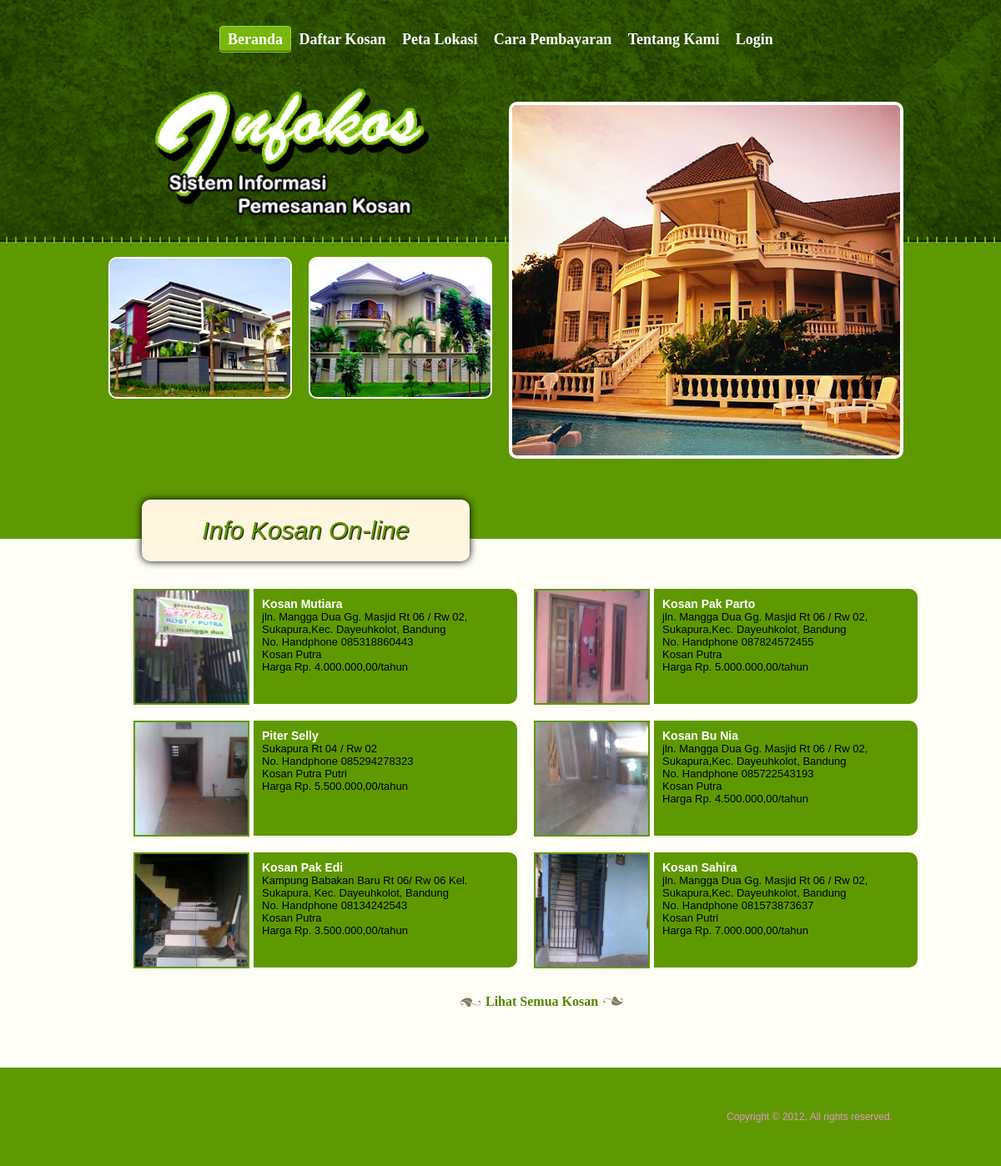
The page / on the database its author committed.
### tables this page shows
CREATE TABLE IF NOT EXISTS `kost` (
  `id` int(11) NOT NULL AUTO_INCREMENT,
  `nama` varchar(100) NOT NULL,
  `alamat` text NOT NULL,
  `pemilik_id` varchar(100) NOT NULL,
  `keterangan` text NOT NULL,
  `aktif` tinyint(1) NOT NULL DEFAULT '1',
  PRIMARY KEY (`id`)
);

### pages/home.php (the view, shortened to what this page needs)
<div class="featured">
    <div>
        <ul>
            <li><img src="images/home-1.jpg" alt=""/></li>
            <li><img src="images/home-2.jpg" alt=""/></li>
        </ul>
        <div class="section">
            <div>
                <img src="images/home-465x420.jpg" alt=""/>
            </div>
        </div>
    </div>
</div>
<div class="home">
    <span class="heading"><a>Info Kosan On-line</a></span>
    <div>
        <ul class="home-list">
            <?php
            $gambar_kost = mysql_query("
                    SELECT kost.*,
                        pemilik.no_hp,
                        (SELECT lokasi
                        FROM gambar_kost
                        WHERE gambar_kost.kost_id = kost.id
                        AND type = 'cover' LIMIT 1) AS lokasi,
                        (SELECT harga_kamar.harga
                            FROM harga_kamar
                                LEFT JOIN kamar
                                    ON kamar.id = harga_kamar.kamar_id
                                LEFT JOIN periode
                                    ON periode.id = harga_kamar.periode_id
                            WHERE kamar.kost_id = kost.id
                                AND periode.aktif = 1
                            ORDER BY type DESC
                            LIMIT 1) AS harga_max,
                        (SELECT harga_kamar.type
                            FROM harga_kamar
                                LEFT JOIN kamar
                                    ON kamar.id = harga_kamar.kamar_id
                                LEFT JOIN periode
                                    ON periode.id = harga_kamar.periode_id
                            WHERE kamar.kost_id = kost.id
                                AND periode.aktif = 1
                            ORDER BY type DESC
                            LIMIT 1) AS type_sewa,
                        (SELECT COUNT(jenis)
                            FROM kamar
                            WHERE kamar.kost_id = kost.id
                                AND kamar.jenis = 'P') AS putri,
                        (SELECT COUNT(jenis)
                            FROM kamar
                            WHERE kamar.kost_id = kost.id
                                AND kamar.jenis = 'L') AS putra
                    FROM kost
                        LEFT JOIN pemilik
                            ON pemilik.id = kost.pemilik_id
                    WHERE kost.aktif = 1
                    ORDER BY RAND()
                    LIMIT 6");
            while ($r = mysql_fetch_array($gambar_kost)) {
                ?>
                <li>
                        <img src="
                        <?php
                        if (!empty($r['lokasi'])) {
                            echo 'images/small_' . $r['lokasi'];
                        } else {
                            echo 'images/na-135x135.jpg';
                        }
                        ?>
                             " alt="<?php echo $r['nama'] ?>"/>
                    <a href="?pages=detail_kost&id=<?php echo $r['id'] ?>">
                        <span>
                            <b><?php echo $r['nama'] ?></b><br/>
                            <?php echo $r['alamat'] ?><br/>
                            No. Handphone <?php echo $r['no_hp'] ?><br/>
                            <?php
                            if ($r['putra'] > 0 || $r['putri'] > 0) {
                                echo 'Kosan';
                                if ($r['putra'] > 0)
                                    echo ' Putra';
                                if ($r['putri'] > 0)
                                    echo ' Putri';
                            }
                            if (!empty($r['harga_max']))
                                echo '<br/>Harga Rp. ' . number_format($r['harga_max'], 2, ',', '.') . '/' . $r['type_sewa']
                            ?>
                        </span>
                    </a>
                </li>
                <?php
            }
            ?>
        </ul>
        <h4><a href="?pages=kost">Lihat Semua Kosan</a></h4>
    </div>
</div>

### index.php (shortened to what this page needs)
<?php
if (isset($_SESSION['member'])) {
    $aktif = true;
} else {
    $aktif = false;
}
?>
<!DOCTYPE html>
<html>
    <head>
        <link rel="stylesheet" type="text/css" href="css/style.css" media="all" />
        <link type="text/css" href="css/ui-lightness/jquery-ui-1.8.21.custom.css" rel="stylesheet" />
    </head>
    <body <?php
        if ($_GET['pages'] == 'maps') {
            echo 'onload="initMap()"';
        }
        ?>>
        <div id="header">
            <ul>
                <li <?php if ($_GET['pages'] == 'home' || empty($_GET['pages'])) echo 'class="selected"' ?>><a href="?pages=home">Beranda</a></li>
                <li <?php if ($_GET['pages'] == 'kost') echo 'class="selected"' ?>><a href="?pages=kost">Daftar Kosan</a></li>
                <li <?php if ($_GET['pages'] == 'maps') echo 'class="selected"' ?>><a href="?pages=maps">Peta Lokasi</a></li>
                <li <?php if ($_GET['pages'] == 'payment') echo 'class="selected"' ?>><a href="?pages=payment">Cara Pembayaran</a></li>
                <li <?php if ($_GET['pages'] == 'about') echo 'class="selected"' ?>><a href="?pages=about">Tentang Kami</a></li>
<?php if ($aktif) { ?>
                    <li <?php if ($_GET['pages'] == 'profile') echo 'class="selected"' ?>><a href="?pages=profile">Profil User</a></li>
                    <li><a href="action/logout.php">Logout</a></li>
                <?php } else { ?>
                    <li><a href="?pages=login">Login</a></li>
<?php } ?>
            </ul>
            <div class="logo">
                <a href="index.php"><img src="images/logo.png" alt="" /></a>
            </div>
        </div>
        <div id="body">
            <?php
            if (!empty($_GET['pages'])) {
                require_once 'pages/' . $_GET['pages'] . '.php';
            } else {
                require_once 'pages/home.php';
            }
            ?>
        </div>
        <div id="footer">
            <div>
                <p>Copyright &copy; 2012. All rights reserved.</p>
            </div>
        </div>
    </body>
</html>

### css/style.css (style rules this page uses)
body { background: #5E9901; font-family: Arial, Helvetica, sans-serif; margin: 0; padding: 0; font-size: 12px; }
#header { background:#5E9901 url(../images/bg-header.jpg) repeat-x center top; margin: 0; padding: 0; overflow: hidden; min-width: 960px; }
#header ul { margin: 0 auto; overflow: hidden; padding: 31px 0 34px 0; text-align: center; min-width: 960px; }
#header ul li { display: inline-block; list-style: none; margin: 0 3px; padding: 0; }
#header ul li a { color: #fff; display: block; font-family: Times New Roman; font-size: 18px; font-weight: bold; height: 32px; line-height: 32px; margin: 0; padding: 0 10px 0 0; text-decoration: none; text-transform: capitalize; }
#header ul li.selected, #header ul li.selected a { background: url(../images/menu.gif) no-repeat top left; }
#header ul li.selected { background-position: 0 0; padding: 0 0 0 10px; }
#header ul li.selected a { background-position: right -34px; }
#header div { margin: 0 auto; padding: 0 0 35px 10px; width: 960px; }
#header div.logo a img { border: 0; margin-left: 60px; width: 330px; }
#body { background: #fefef6; margin: 0; padding: 0; min-width: 960px; }
#body div.featured { background: #5E9901; height: 338px; margin: 0; padding: 0; }
#body div.featured div { margin: 0 auto; padding: 0 10px; width: 940px; }
#body div.featured div ul { margin: 0; overflow: hidden; padding: 0; width: 480px; }
#body div.featured div ul li { float: left; list-style: none; margin: 0 20px 0 0; padding: 0; width: 220px; }
#body div.featured div ul li img { border: 2px solid #e07cb3; margin: 0; padding: 0; border: 2px solid #FFF; width: 216px; height:166px; border-radius: 10px; }
#body div.featured div div.section { position: relative; }
#body div.featured div div.section div { left: 470px; position: absolute; top: -359px; width: 470px; }
#body div.featured div div.section div img { border: 4px solid #FFF; width: 465px; height:420px; border-radius: 10px; margin: 0; }
#body .home span.heading { display: block; margin: 0; padding: 0; position: relative; background-color: #FFF; }
#body .home span.heading a { display: block; left: 50px; position: absolute; top: -47px; z-index: 3; background-color: #fff6e0; border-radius: 10px; width: 373px; padding: 20px 10px; text-align: center; font-size: 30px; font-family: arial; text-shadow: 1px 1px 1px #000; color: #5E9901; font-style:italic; box-shadow: 0 0 10px #000; }
#body .home div h4 { background: url(../images/icons.gif) no-repeat left -62px; float: left; margin: 0 0 0 45%; padding: 0 0 0 30px; }
#body .home div h4 a { background: url(../images/icons.gif) no-repeat right -86px; color: #538701; display: block; height: 16px; font-family: Times New Roman; font-size: 16px; margin: 0; padding: 0 30px 0 0; text-decoration: none; text-transform: capitalize; }
#footer { background: #5E9901; margin: 0; padding: 40px 0; }
#footer div { margin: 0 auto; overflow: hidden; padding: 0; width: 940px; }
#footer div p { color: #e794c6; float: right; font-size: 12px; }
#body .home { margin: 0 auto; padding: 0 0 72px; width: 960px; }
ul.home-list { width: 100%; float: left; margin-top: 60px; }
ul.home-list li { width: 460px; float: left; list-style: none; margin-bottom: 20px; background: #5E9901; margin-right: 20px; border-radius: 10px; }
ul.home-list li a { text-decoration: none; height: 100%; display: block; width: 316px; float: right; min-height: 138px; border-left: #FFF solid 5px; }
ul.home-list li img { float: left; width: 135px; height: 135px; border: #5E9901 solid 2px; position: absolute; }
ul.home-list li a span { display: block; padding: 10px; color: #000; font-size: 13px; }
ul.home-list li a span b { color: #FFF; font-weight: bold; text-transform: capitalize; font-size: 14px; }

### rows shown on the page
kost: shows a picture, nama "Kosan Mutiara", alamat "jln. Mangga Dua Gg. Masjid Rt 06 / Rw 02, Sukapura,Kec. Dayeuhkolot, Bandung", no_hp "085318860443", shows "Putra", harga_max "4.000.000,00", type_sewa "tahun"
kost: shows a picture, nama "Kosan Pak Parto", alamat "jln. Mangga Dua Gg. Masjid Rt 06 / Rw 02, Sukapura,Kec. Dayeuhkolot, Bandung", no_hp "087824572455", shows "Putra", harga_max "5.000.000,00", type_sewa "tahun"
kost: shows a picture, nama "Piter Selly", alamat "Sukapura Rt 04 / Rw 02", no_hp "085294278323", shows "Putra", shows "Putri", harga_max "5.500.000,00", type_sewa "tahun"
kost: shows a picture, nama "Kosan Bu Nia", alamat "jln. Mangga Dua Gg. Masjid Rt 06 / Rw 02, Sukapura,Kec. Dayeuhkolot, Bandung", no_hp "085722543193", shows "Putra", harga_max "4.500.000,00", type_sewa "tahun"
kost: shows a picture, nama "Kosan Pak Edi", alamat "Kampung Babakan Baru Rt 06/ Rw 06 Kel. Sukapura, Kec. Dayeuhkolot, Bandung", no_hp "08134242543", shows "Putra", harga_max "3.500.000,00", type_sewa "tahun"
kost: shows a picture, nama "Kosan Sahira", alamat "jln. Mangga Dua Gg. Masjid Rt 06 / Rw 02, Sukapura,Kec. Dayeuhkolot, Bandung", no_hp "081573873637", shows "Putri", harga_max "7.000.000,00", type_sewa "tahun"
